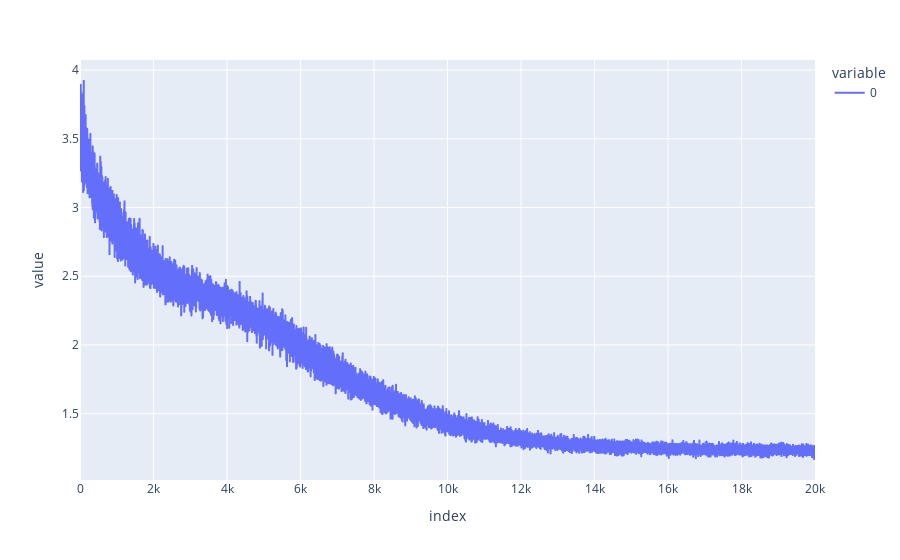

Notebook code for this chart:
### Markdown cell above
### Training

### Code cell
import tqdm

import torch.optim

import wandb

# TODO(bschoen): Try out optuna wrapper for this


# create new model instance
model = transformer_lens.HookedTransformer(cfg)

# setup optimizers
lr = 1e-4
betas = (0.9, 0.95)
max_grad_norm = 1.0
wd = 0.1

optimizer = torch.optim.AdamW(model.parameters(), lr=lr, betas=betas, weight_decay=wd)
scheduler = torch.optim.lr_scheduler.LambdaLR(optimizer, lambda i: min(i / 100, 1.0))

num_epochs = 20000

# setup wandb
config = cfg.to_dict()
config.update(
    {
        "num_epochs": num_epochs,
        "batch_size": batch_size,
        "lr": 1e-4,
        "max_grad_norm": 1.0,
        "wd": 0.1,
    }
)
wandb.init(
    project="toy-problem-hooked-transformer",
    config=config,
)

losses = []
test_losses = []

for epoch, batch in tqdm.tqdm(
    zip(
        range(num_epochs),
        itertools.cycle(train_loader),
    )
):

    tokens, target = batch

    tokens, target = tokens.to(device), target.to(device)

    # ex: torch.Size([4, 9, 29])
    logits: Float32[torch.Tensor, "batch_size n_ctx d_vocab"] = model(tokens)

    # print(f"Logits:\n{logits.shape}")
    loss = loss_fn(logits, target)

    loss.backward()

    if max_grad_norm is not None:
        torch.nn.utils.clip_grad_norm_(model.parameters(), max_grad_norm)

    optimizer.step()

    optimizer.zero_grad()

    scheduler.step()

    losses.append(loss.item())

    # TODO(bschoen): Shouldn't you actually divide loss by batch size?
    if epoch % 500 == 0:
        print("Evaluating test loss")

        test_loss = evaluate_loss_on_test_batches(model, test_loader)

        test_losses.append(test_loss)

        print(
            f"Epoch {epoch}: Train loss: {loss.item():.6f}, Test loss: {test_loss:.6f}"
        )

        wandb.log(
            {
                "epoch": epoch,
                "train_loss": loss.item(),
                "test_loss": test_loss,
            }
        )

wandb.finish()

# log locally to sanity check
px.line(losses, labels={"x": "Epoch", "y": "Train Loss"})

### Figure 1 — Plotly figure (JSON) as saved in the notebook; plotly's stock layout.template omitted (floating-point values rounded to 4 significant figures; data arrays with more than 128 entries replaced by an {"elided": "..."} marker saying what was removed)
{"data": [{"hovertemplate": "variable=0<br>index=%{x}<br>value=%{y}<extra></extra>", "legendgroup": "0", "line": {"color": "#636efa", "dash": "solid"}, "marker": {"symbol": "circle"}, "mode": "lines", "name": "0", "showlegend": true, "type": "scattergl", "x": {"elided": "20000 int values"}, "xaxis": "x", "y": {"elided": "20000 float values"}, "yaxis": "y"}], "layout": {"legend": {"title": {"text": "variable"}, "tracegroupgap": 0}, "margin": {"t": 60}, "xaxis": {"anchor": "y", "domain": [0, 1], "title": {"text": "index"}}, "yaxis": {"anchor": "x", "domain": [0, 1], "title": {"text": "value"}}}}
